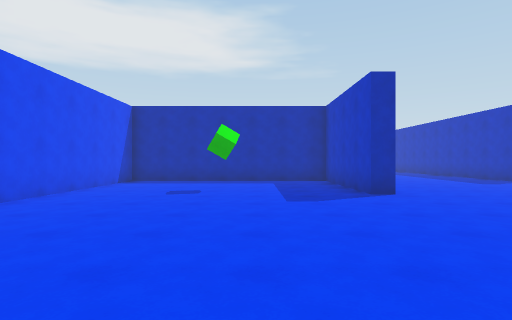
View 1 (above)

15 first-person views from a walk through a scene from a Unity 3-D project. The camera is 1.4 m above the floor, looks level and sees 80° across. The floor is counted in squares, 2 m on a side. Each view is taken from the middle of a square. On the plan, view 1 faces up. The plan holds only what a view shows up to about 10 squares ahead; the rest is blank. The place goes on beyond the plan. The player character is not drawn.

View 2
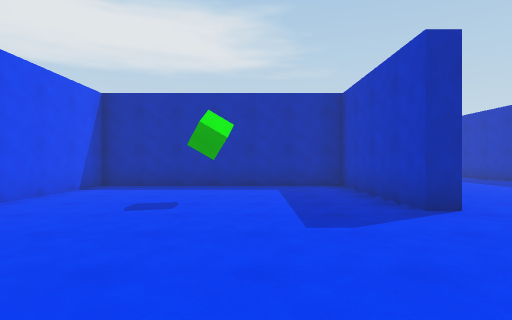

View 3
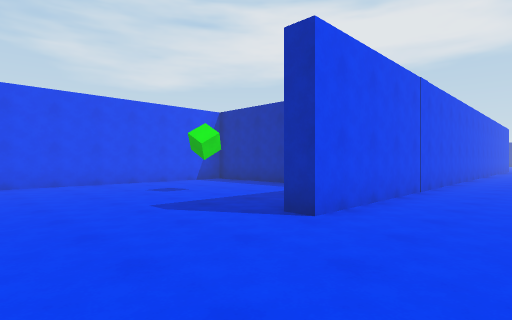

View 4
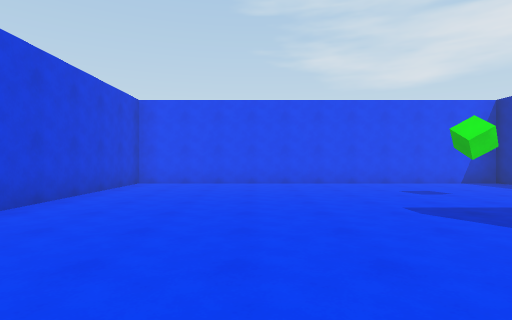

View 5
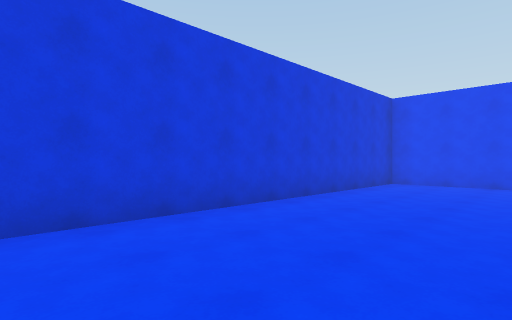

View 6
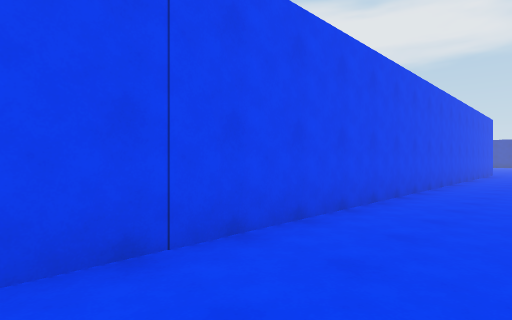

View 7
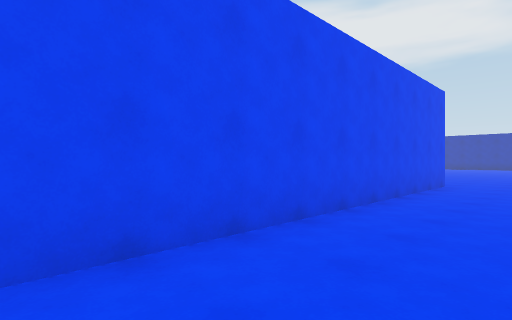

View 8
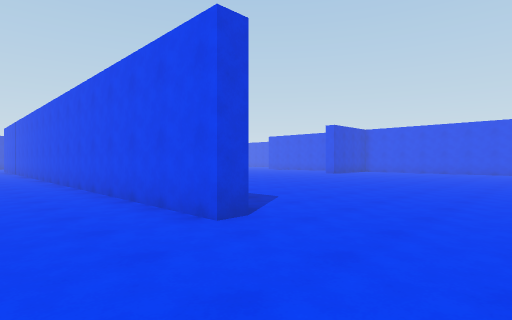

View 9
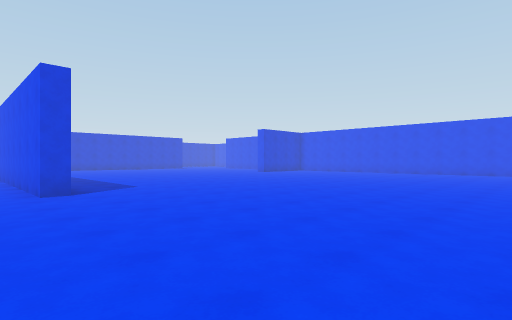

View 10
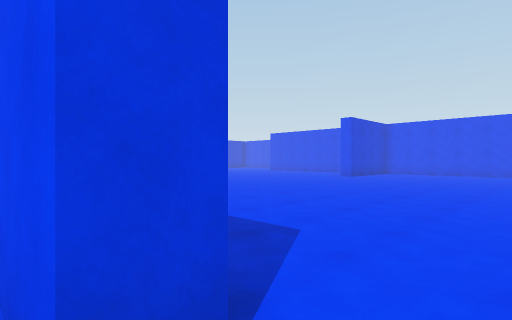

View 11
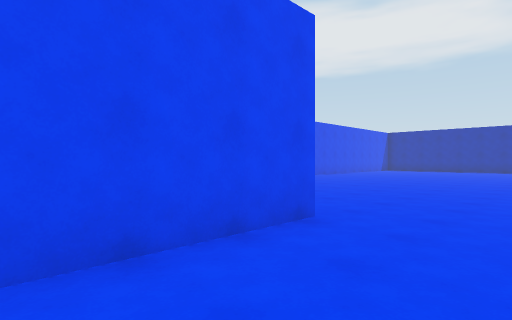

View 12
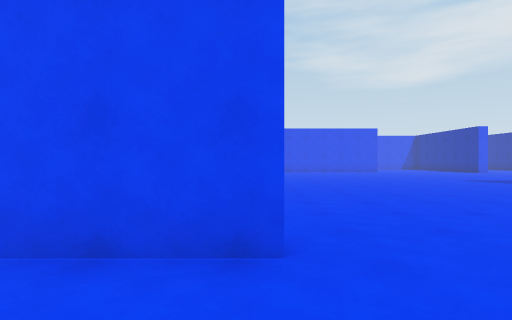

View 13
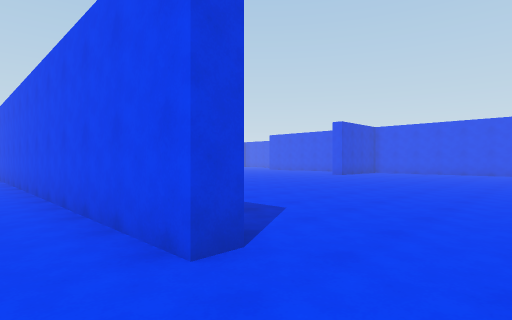

View 14
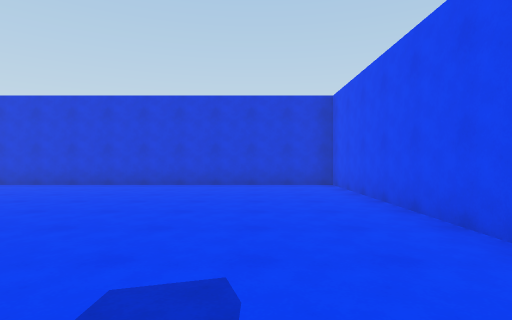

View 15
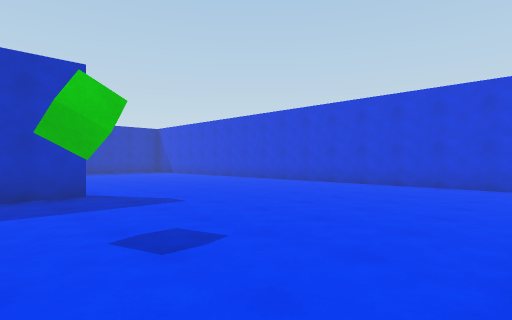

### Floor plan
Points are (right, up) in squares from view 1. A wall is a line through its corners. A room is listed if a view was taken in it or the views show most of it. See-through windows are left out.
Room 1 (views 1, 2, 3, 4, 5, 6, 7, 11, 12, 14, 15)
walls: (2.8, 26.2) (2.8, 6.2) (2.3, 6.2) (2.3, 10.2) (-4.1, 10.2) (-4.1, -0.5) (5.1, -0.5)
ways out: opening at (4, 27) to room 2
objects: green cube (-1, 7)
Room 2 (views 8, 9, 10, 13)
walls: (2.2, 26.2) (2.8, 26.2)
ways out: opening at (4, 27) to room 1

Where each view was taken, in squares from view 1:
view 1: 0 up, 0 right, facing up
view 2: 2 up, 0 right, facing up
view 3: 3 up, 5 right, facing up-left
view 4: 3 up, 5 right, facing left
view 5: 3 up, 5 right, facing down-left
view 6: 9 up, 5 right, facing up-left
view 7: 17 up, 5 right, facing up-left
view 8: 29 up, 5 right, facing down-left
view 9: 33 up, 4 right, facing down-left
view 10: 27 up, 3 right, facing down-left
view 11: 23 up, 5 right, facing up-left
view 12: 26 up, 5 right, facing left
view 13: 28 up, 4 right, facing down-left
view 14: 8 up, 2 left, facing down
view 15: 8 up, 4 left, facing down-right
